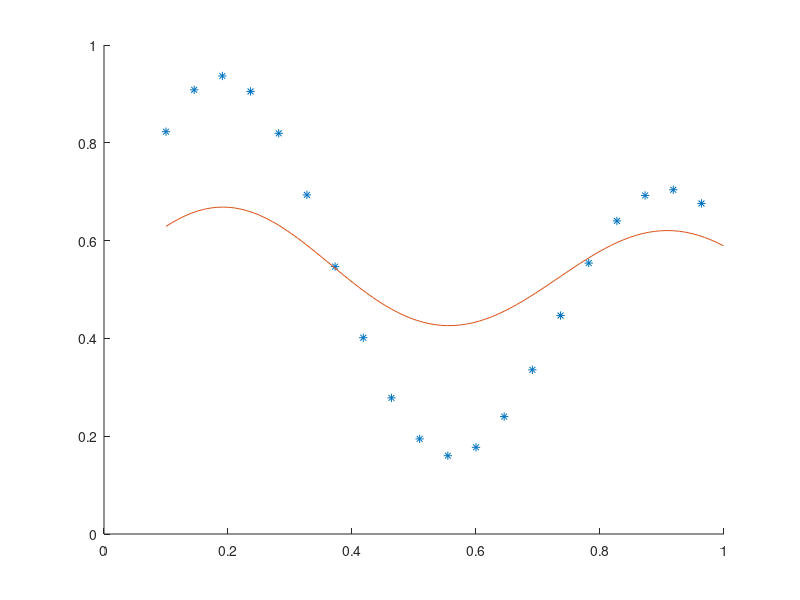

Write MATLAB code to recreate this figure.
clear
close all
clc

% Aprašoma norima imituoti kreivė 
X_SK = 20;
x = 0.1:1/(X_SK+2):1;
fn = ((1 + 0.6*sin(2*pi*x/0.7)) + 0.3*sin(2*pi*x))./2;
hold on
plot(x, fn, '*')

% Spindulio tipo bazinių funkcijų parametrai
C1 = 0.19;
r1 = 0.2;
C2 = 0.91;
r2 = 0.21;

w = rand(1,3);

STEP = 0.1;
for k = 1:10
    for x_nr = 1:X_SK
        %1 Sluoksnio aktyvavimo funkcijos
        F1 = exp(-((x(x_nr)-C1)^2./(2*r1^2)));
        F2 = exp(-((x(x_nr)-C2)^2./(2*r2^2)));
        
        % Tinklo atsakas
        v = F1*w(1+1)+F2*w(2+1)+w(0+1);

        y = v;
        % Atsako klaida
        e = fn(x_nr)-y;
        % Ryšių svorių atnaujinimas
        w(1+1) = w(1+1) + STEP.*e.*F1;
        w(2+1) = w(2+1) + STEP.*e.*F2;
        w(0+1) = w(0+1) + STEP.*e;
    
    end
end
X2_SK = 100;
x = 0.1:(1/(X2_SK-1)):1;
for x_nr = 1:X2_SK-(X2_SK*x(1))
   F1 = exp(-((x(x_nr)-C1)^2./(2*r1^2)));
   F2 = exp(-((x(x_nr)-C2)^2./(2*r2^2)));
   % Tinklo atsakas
   v = F1*w(1+1)+F2*w(2+1)+w(0+1);
   y(x_nr) = v;
end

plot(x, y)
hold off
